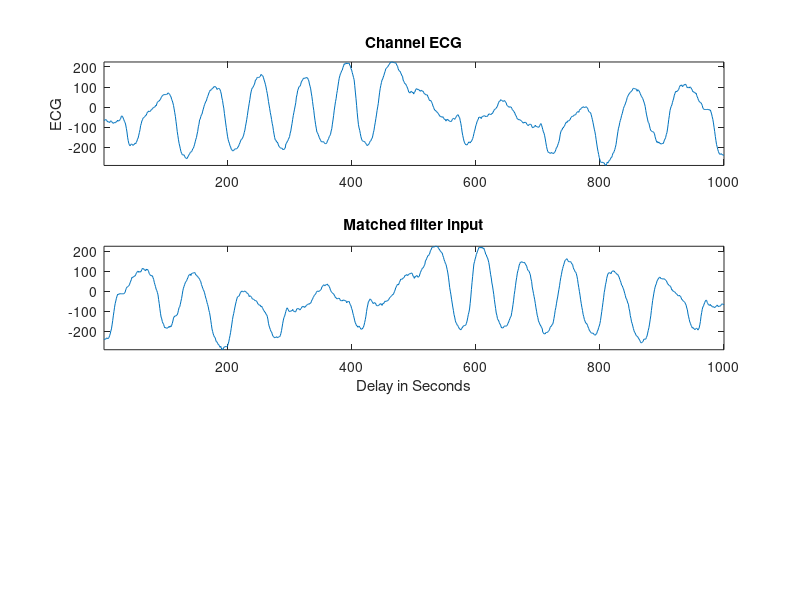

The MATLAB source for this figure: (Note: this script raises an error after producing the figure.)
% DESIGN AND VERIFICATION OF MATCHED FILTER
clc;clear all;close all;

load n_418.mat;
tmplt=n_418(1:1000);
plot(tmplt);
% load wav.mat
% tmplt=real(wav);
subplot(311);plot(tmplt);
title('Channel ECG');
ylabel('ECG');
axis tight;

%% Creating a matched filter
mtch_filt=wrev(tmplt);
subplot(312);plot(mtch_filt);
axis tight;
title('Matched filter input');
xlabel('Delay in Seconds');

Nu=mtch_filt;
De=[1 0];



hd1=dfilt.df2(Nu,De);
c=filter(hd1,tmplt);  %% F3 channel
subplot(313);plot(c);
axis tight;
title('Output of Matched Filter');
xlabel('Delay in Seconds');
% Peak(down) in original and peak(up) indicate 
% the presence of spike-and-wave complexes in EEG
% Matched filter causes a lag in the output (i.e to make the signal as
% causal